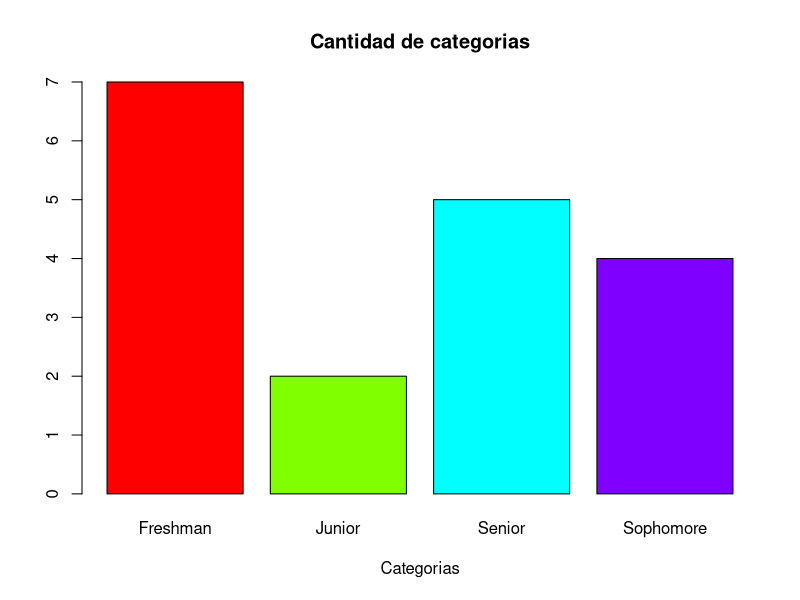
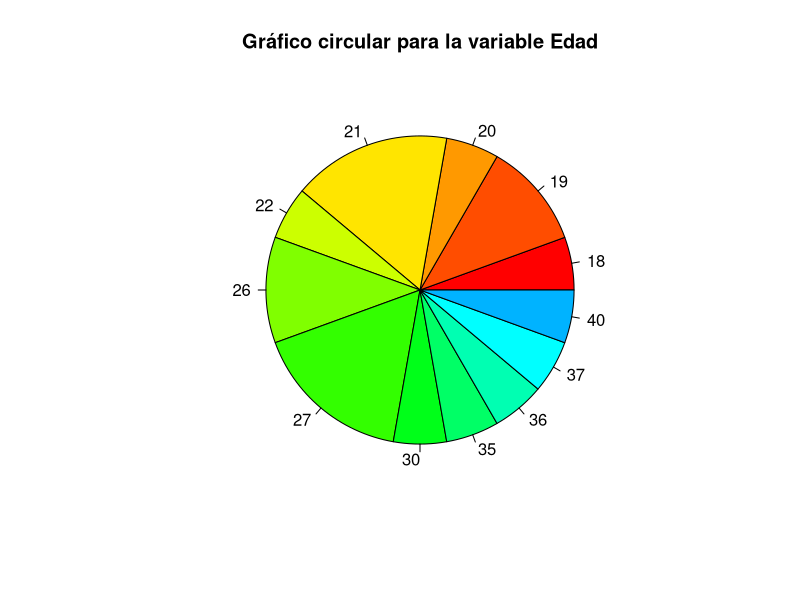
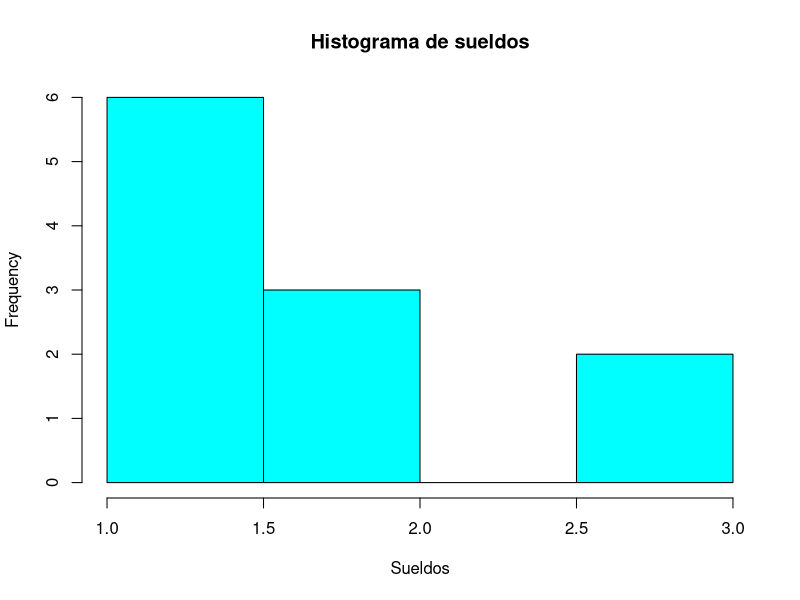
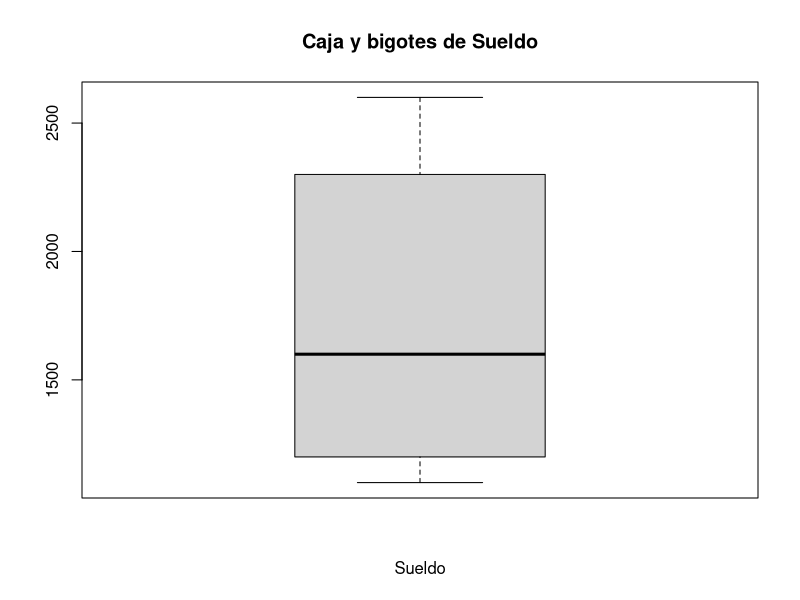
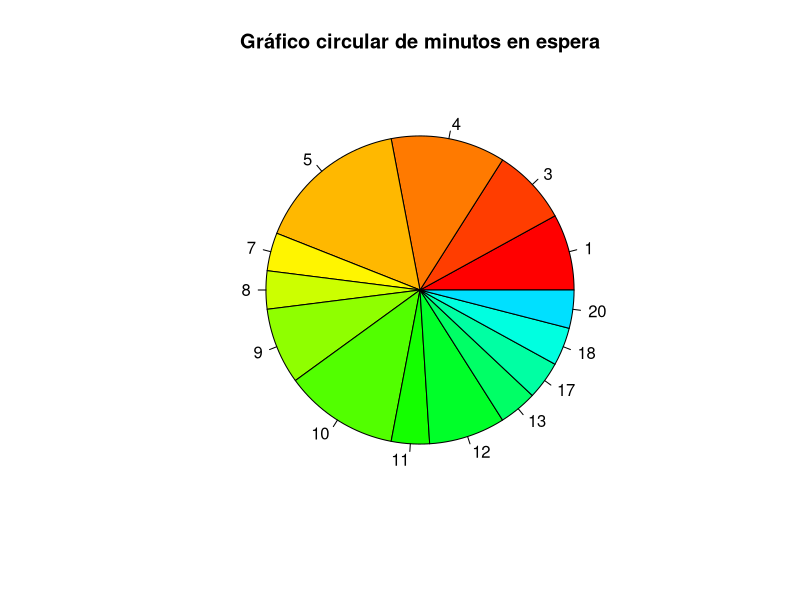
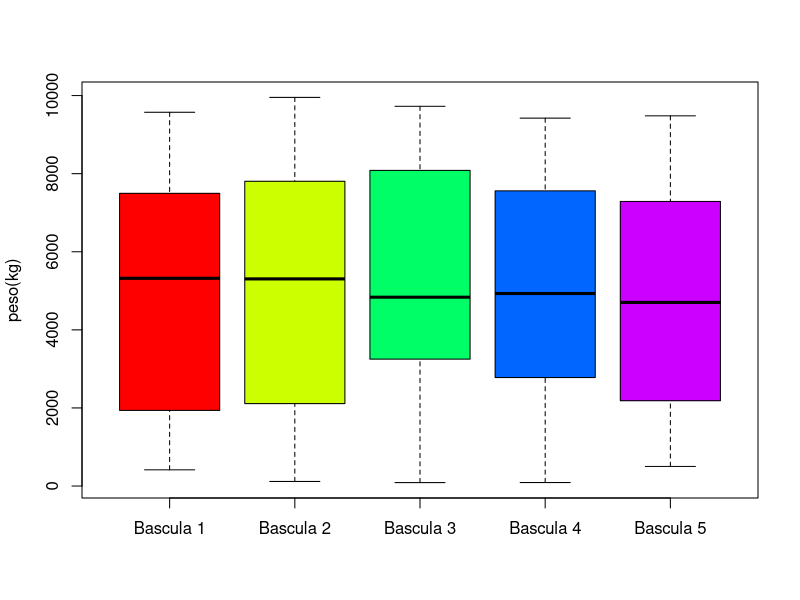

These charts were generated, in order, by the following R code:
## ---- chunk 1
knitr::opts_chunk$set(echo = TRUE)
## ---- chunk 2
plantilla = read.csv("plantilla.csv", sep=";");
plantilla

## ---- chunk 3
edadT = table(plantilla$Edad);#FA
edadT
## ---- chunk 4
edadP = prop.table(edadT);##FR
edadP
## ---- chunk 5
sueldoT = table(plantilla$Sueldo);#FA
sueldoT
## ---- chunk 6
sueldoP = prop.table(sueldoT);#FR
sueldoP
## ---- chunk 7
menores = plantilla$Nombre[plantilla$Edad<20]
menores
## ---- chunk 8
plantilla$Categoria[plantilla$Antiguedad==1] = "Freshman"
plantilla$Categoria[plantilla$Antiguedad==2] = "Sophomore"
plantilla$Categoria[plantilla$Antiguedad==3] = "Junior"
plantilla$Categoria[plantilla$Antiguedad>=4] = "Senior"

plantilla
## ---- chunk 9
barplot(table(plantilla$Categoria),col=rainbow(4),xlab="Categorias",main="Cantidad de categorias")
## ---- chunk 10
pie(table(plantilla$Edad),col=rainbow(20), main = "Gráfico circular para la variable Edad")
## ---- chunk 11
hist(table(plantilla$Sueldo), col = "cyan", main = "Histograma de sueldos", xlab="Sueldos")
## ---- chunk 12
boxplot(plantilla$Sueldo,xlab="Sueldo",main="Caja y bigotes de Sueldo") 
## ---- chunk 13
mean(plantilla$Edad)
## ---- chunk 14
median(plantilla$Edad)
## ---- chunk 15
mean(plantilla$Sueldo)
## ---- chunk 16
median(plantilla$Sueldo)
## ---- chunk 17
summary(plantilla$Sueldo)
## ---- chunk 18
quantile(plantilla$Sueldo)
## ---- chunk 19
variancia = var(plantilla$Sueldo)
variancia
## ---- chunk 20
desviacio = sd(plantilla$Sueldo)
desviacio
## ---- chunk 21
rangI = IQR(plantilla$Sueldo)
rangI
## ---- chunk 22
total = round(prop.table(table(plantilla$Antiguedad))*100,digits=2)
total
## ---- chunk 23
sort(plantilla$Edad)
## ---- chunk 24
alfa = 0.05
qn = qnorm(1-alfa/2)
n = 150
var = 10^2
med = 1200
inter1 = med-qn*(var)/sqrt(n)
inter2 = med+qn*(var)/sqrt(n)
sprintf("[%s , %s]",inter1,inter2)

## ---- chunk 25
muestra = read.csv("ej3.csv", sep=";");
muestra
## ---- chunk 26
medi = mean(muestra$Minutos.en.espera)
medi
## ---- chunk 27
alfa = 0.02
desvi = sd(muestra$Minutos.en.espera)
qt = qt((1-alfa/2),24,lower.tail = T)

inter1 = medi-qt*(desvi)/sqrt(length(muestra$Minutos.en.espera))
inter2 = medi+qt*(desvi)/sqrt(length(muestra$Minutos.en.espera))
sprintf("[%s , %s]",inter1,inter2)

## ---- chunk 28
pie(table(muestra$Minutos.en.espera),col=rainbow(25), main = "Gráfico circular de minutos en espera")
## ---- chunk 29
t.test(muestra$Minutos.en.espera,conf.level = 0.98)
## ---- chunk 30
datos = read.csv("pesos.csv",stringsAsFactors = T)
b1 = na.omit(datos$Bascula1)
b2 = na.omit(datos$Bascula2)
b3 = na.omit(datos$Bascula3)
b4 = na.omit(datos$Bascula4)
b5 = na.omit(datos$Bascula5)
## ---- chunk 31
boxplot(b1,b2,b3,b4,b5,ylab="peso(kg)",col=rainbow(5),names=c("Bascula 1","Bascula 2","Bascula 3","Bascula 4","Bascula 5"))
## ---- chunk 32
m = 5
n1 = length(b1)
n2 = length(b2)
n3 = length(b3)
n4 = length(b4)
n5 = length(b5)
n = n1+n2+n3+n4+n5
n
## ---- chunk 33
mb1 = mean(b1)
mb2 = mean(b2)
mb3 = mean(b3)
mb4 = mean(b4)
mb5 = mean(b5)
totalm=1/n*(sum(b1)+sum(b2)+sum(b3)+sum(b4)+sum(b5))
sprintf("Mediana total: %s",(totalm))
## ---- chunk 34
VT = sum((b1-totalm)^2)+sum((b2-totalm)^2)+sum((b3-totalm)^2)+sum((b4-totalm)^2)+sum((b5-totalm)^2)
VR = sum((b1-mb1)^2)+sum((b2-mb2)^2)+sum((b3-mb3)^2)+sum((b4-mb4)^2)+sum((b5-mb5)^2)
VE = n1*(mb1-totalm)^2+n2*(mb2-totalm)^2+n3*(mb3-totalm)^2+n4*(mb4-totalm)^2+n5*(mb5-totalm)^2
## ---- chunk 35
sT2 = VT/(n-1)
sR2 = VR/(n-m)
sE2 = VE/(m-1)
## ---- chunk 36
z = sE2/sR2
## ---- chunk 37
anovaDF = data.frame(
  SS = c(VE,VR,VT),
  DF = c((m-1),(n-m),(n-1)),
  S2 = c(sE2,sR2,sT2),
  Z = c(NA,NA,z)
)
anovaDF
## ---- chunk 38
alfa = 0.05
Za = qf(1-alfa,m-1,n-m)
RR = sprintf("RR = (%s, +inf)",Za)
print(RR)
